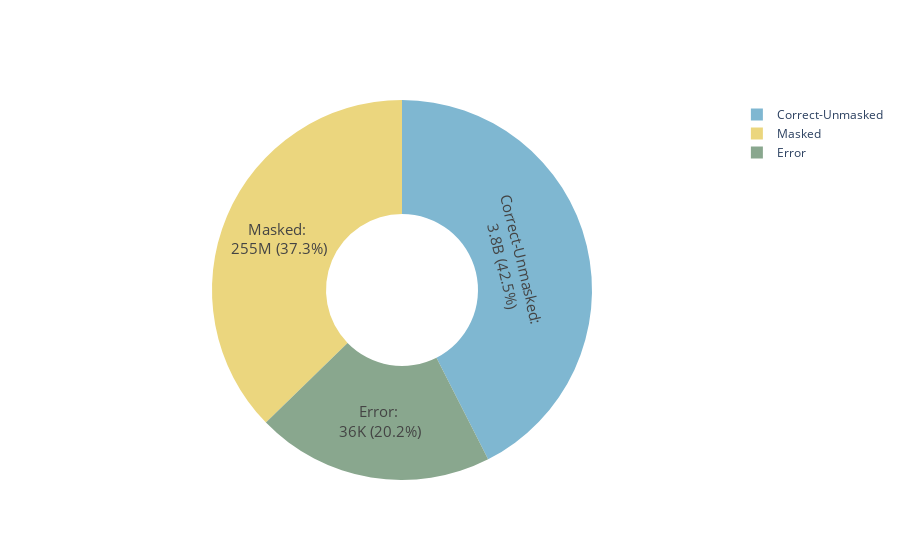

The notebook cell this image was saved under:
### Code cell
# creat DataFrame
data_COL = {'Category': ['Masked',
                         'Correct-Unmasked',
                         'Error'],
        'Percentage': [np.log(COL_masked)/COL_both, 
                       np.log(COL_unmasked)/COL_both, 
                       np.log(COL_error)/COL_both],
           'Raw_number':formatted_numbers_COL}
df_COL_plot = pd.DataFrame(data_COL)

### Plot
fig = go.Figure(go.Pie(labels=df_COL_plot['Category'], values=df_COL_plot['Percentage'], hole=0.4,
                       text=df_COL_plot['Category']+': <br>' + df_COL_plot['Raw_number'].astype(str),
                       textinfo='percent+text',
                       marker={'colors': colors},
                       hovertemplate='%{label}<br>Current percentage: %{percent:.1%}<br>: %{text}',
                       textfont={'size': 15},
                       texttemplate='%{text} (%{percent:.1%})'
                      ))

fig.show()

### Figure 1 — Plotly figure (JSON) as saved in the notebook; plotly's stock layout.template omitted (floating-point values rounded to 4 significant figures)
{"data": [{"hole": 0.4, "hovertemplate": "%{label}<br>Current percentage: %{percent:.1%}<br>: %{text}", "labels": ["Masked", "Correct-Unmasked", "Error"], "marker": {"colors": ["#EBD67E", "#7FB7D1", "#89A78E"]}, "text": ["Masked: <br>255M", "Correct-Unmasked: <br>3.8B", "Error: <br>36K"], "textfont": {"size": 15}, "textinfo": "percent+text", "texttemplate": "%{text} (%{percent:.1%})", "type": "pie", "values": [4.748e-09, 5.412e-09, 2.571e-09]}], "layout": {}}
